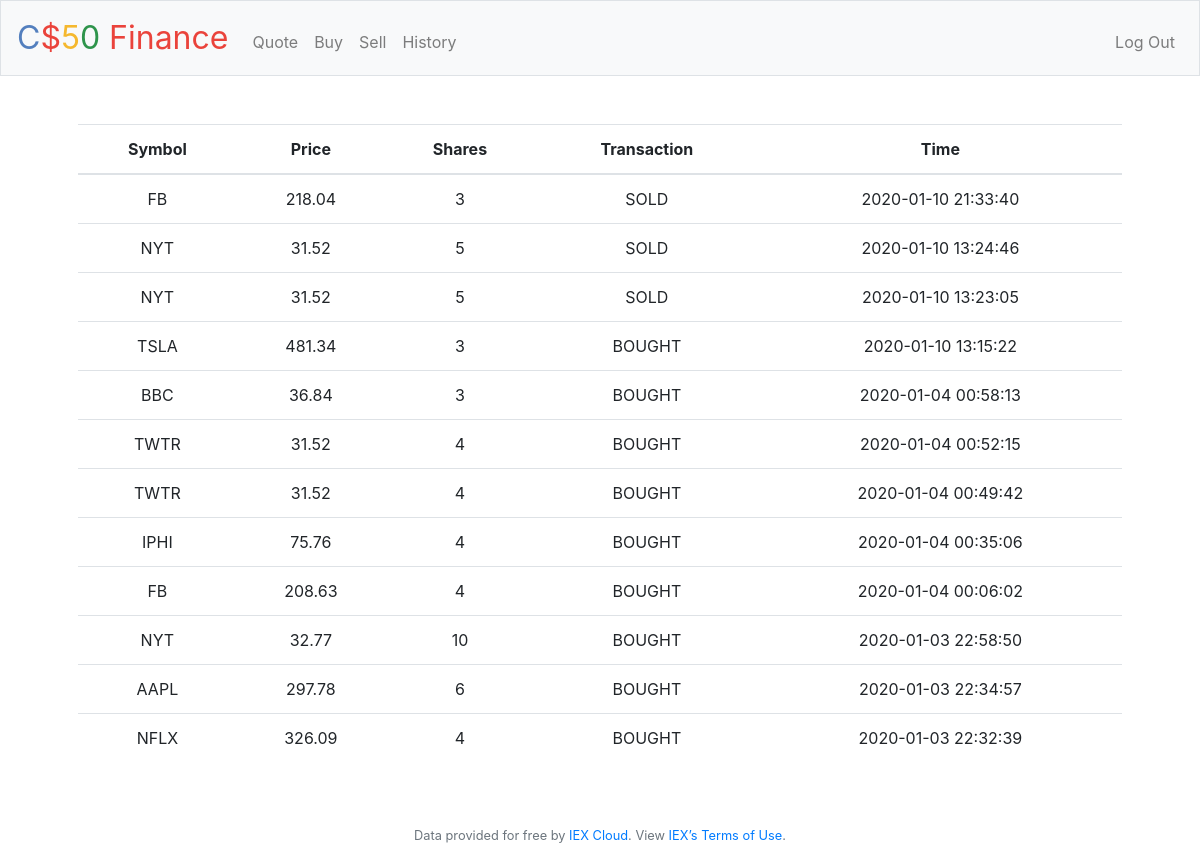
The app's page /history (signed in) with its own data.
### tables this page shows
CREATE TABLE "transactions" (
	"id"	INTEGER NOT NULL PRIMARY KEY AUTOINCREMENT,
	"user_id"	TEXT NOT NULL,
	"symbol"	TEXT NOT NULL,
	"shares"	INTEGER NOT NULL,
	"price"	NUMERIC NOT NULL,
	"timestamp"	INTEGER DEFAULT CURRENT_TIMESTAMP,
	"status"	TEXT
);

### application.py (the view)
@app.route("/history")
@login_required
def history():
    rows = db.execute("SELECT * FROM transactions WHERE user_id = :user_id ORDER BY timestamp DESC", user_id = session["user_id"])
    transactions = []
    for history in rows:
        hist_dict = {
		   "transaction": "BOUGHT" if history['status'] == 'BOUGHT' else "SOLD",
		   "price": history["price"],
	       "symbol": history["symbol"],
	       "shares": history["shares"],
	       "total": history["price"] * history["shares"],
           "time": history["timestamp"]
		}
        transactions.append(hist_dict)
    return render_template("history.html", transactions=transactions)

### application.py (called while the page is built)
@app.after_request
def after_request(response):
    response.headers["Cache-Control"] = "no-cache, no-store, must-revalidate"
    response.headers["Expires"] = 0
    response.headers["Pragma"] = "no-cache"
    return response

### helpers.py (called while the page is built)
def login_required(f):
    @wraps(f)
    def decorated_function(*args, **kwargs):
        if session.get("user_id") is None:
            return redirect("/login")
        return f(*args, **kwargs)
    return decorated_function

### templates/history.html (shortened to what this page needs)
{% extends 'layout.html' %}
{% block main %}
<table class="table">
	<thead>
		<tr>
			<th scope="symbol">Symbol</th>
			<th scope="col">Price</th>
			<th scope="col">Shares</th>
			<th scope="col">Transaction</th>
			<th scope="col">Time</th>
		</tr>
	</thead>
	<tbody>
		{% for stock in transactions %}
			<tr>
				<td>{{ stock.symbol }}</td>
				<td>{{ stock.price }}</td>
				<td>{{ stock.shares }}</td>
				<td>{{ stock["transaction"] }}</td>
				<td>{{ stock.time }}</td>
			</tr>
		{% endfor %}
	</tbody>
</table>
{% endblock %}

### templates/layout.html (shortened to what this page needs)
<!DOCTYPE html>
<html lang="en">
    <head>
        <link href="https://maxcdn.bootstrapcdn.com/bootstrap/4.1.3/css/bootstrap.min.css" rel="stylesheet">
        <link href="/static/styles.css" rel="stylesheet">
    </head>
    <body>
        <nav class="navbar navbar-expand-md navbar-light bg-light border">
            <a class="navbar-brand" href="/"><span class="blue">C</span><span class="red">$</span><span class="yellow">5</span><span class="green">0</span> <span class="red">Finance</span></a>
            <div class="collapse navbar-collapse" id="navbar">
                {% if session.user_id %}
                    <ul class="navbar-nav mr-auto mt-2">
                        <li class="nav-item"><a class="nav-link" href="/quote">Quote</a></li>
                        <li class="nav-item"><a class="nav-link" href="/buy">Buy</a></li>
                        <li class="nav-item"><a class="nav-link" href="/sell">Sell</a></li>
                        <li class="nav-item"><a class="nav-link" href="/history">History</a></li>
                    </ul>
                    <ul class="navbar-nav ml-auto mt-2">
                        <li class="nav-item"><a class="nav-link" href="/logout">Log Out</a></li>
                    </ul>
                {% else %}
                    <ul class="navbar-nav ml-auto mt-2">
                        <li class="nav-item"><a class="nav-link" href="/register">Register</a></li>
                        <li class="nav-item"><a class="nav-link" href="/login">Log In</a></li>
                    </ul>
                {% endif %}
            </div>
        </nav>
        <main class="container p-5">
            {% block main %}{% endblock %}
        </main>
        <footer class="small text-center text-muted">
            Data provided for free by <a href="https://iexcloud.io">IEX Cloud</a>. View <a href="https://iexcloud.io/">IEX’s Terms of Use</a>.
        </footer>
    </body>
</html>

### static/styles.css (style rules this page uses)
nav .navbar-brand { font-size: xx-large; }
nav .navbar-brand .blue { color: #537fbe; }
nav .navbar-brand .red { color: #ea433b; }
nav .navbar-brand .yellow { color: #f5b82e; }
nav .navbar-brand .green { color: #2e944b; }
main { overflow-x: auto; text-align: center; }

### records on screen
transactions: symbol "FB", price "218.04", shares "3", transaction "SOLD", time "2020-01-10 21:33:40"
transactions: symbol "NYT", price "31.52", shares "5", transaction "SOLD", time "2020-01-10 13:24:46"
transactions: symbol "NYT", price "31.52", shares "5", transaction "SOLD", time "2020-01-10 13:23:05"
transactions: symbol "TSLA", price "481.34", shares "3", transaction "BOUGHT", time "2020-01-10 13:15:22"
transactions: symbol "BBC", price "36.84", shares "3", transaction "BOUGHT", time "2020-01-04 00:58:13"
transactions: symbol "TWTR", price "31.52", shares "4", transaction "BOUGHT", time "2020-01-04 00:52:15"
transactions: symbol "TWTR", price "31.52", shares "4", transaction "BOUGHT", time "2020-01-04 00:49:42"
transactions: symbol "IPHI", price "75.76", shares "4", transaction "BOUGHT", time "2020-01-04 00:35:06"
transactions: symbol "FB", price "208.63", shares "4", transaction "BOUGHT", time "2020-01-04 00:06:02"
transactions: symbol "NYT", price "32.77", shares "10", transaction "BOUGHT", time "2020-01-03 22:58:50"
transactions: symbol "AAPL", price "297.78", shares "6", transaction "BOUGHT", time "2020-01-03 22:34:57"
transactions: symbol "NFLX", price "326.09", shares "4", transaction "BOUGHT", time "2020-01-03 22:32:39"
